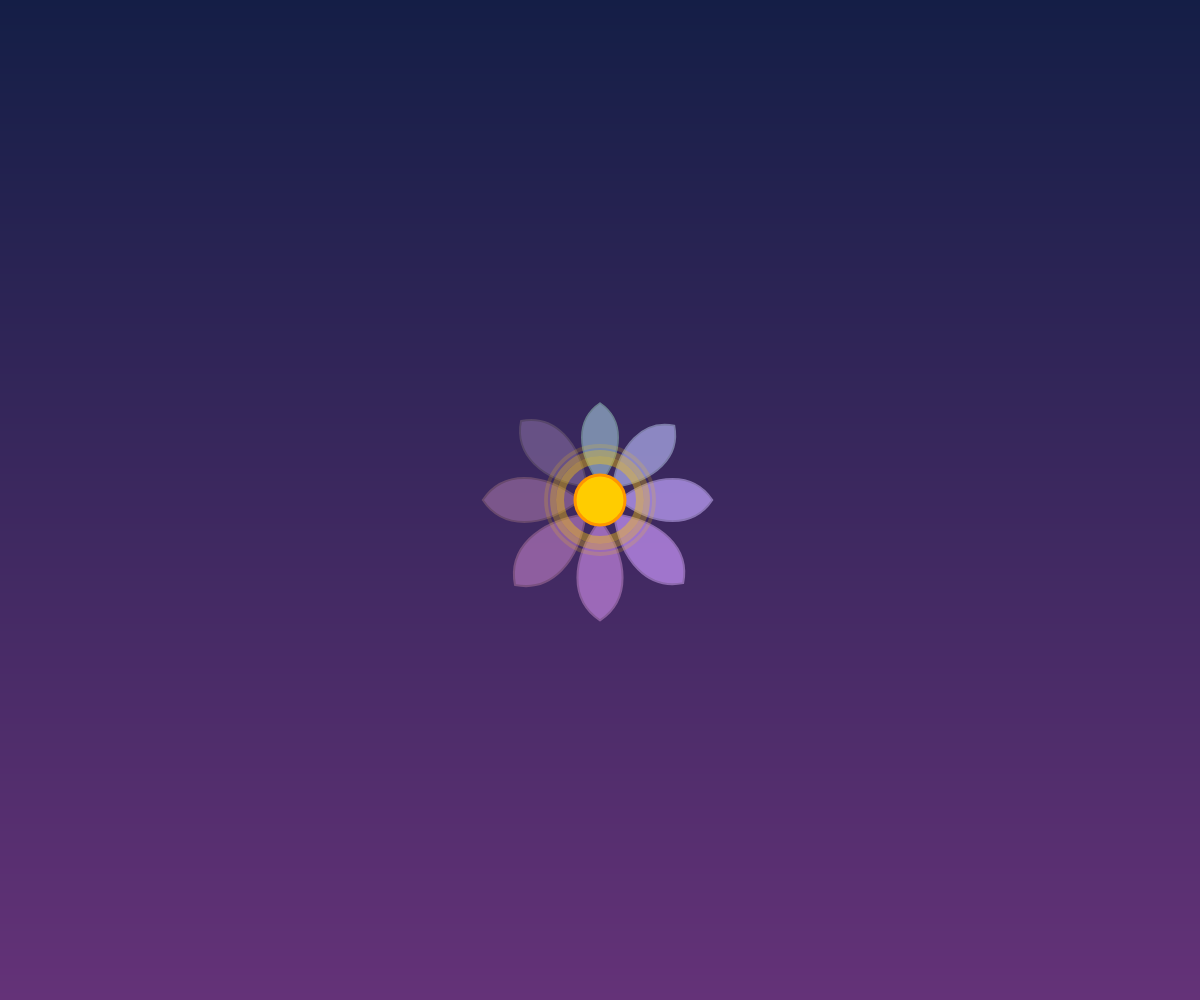
Frame 1 (no input)
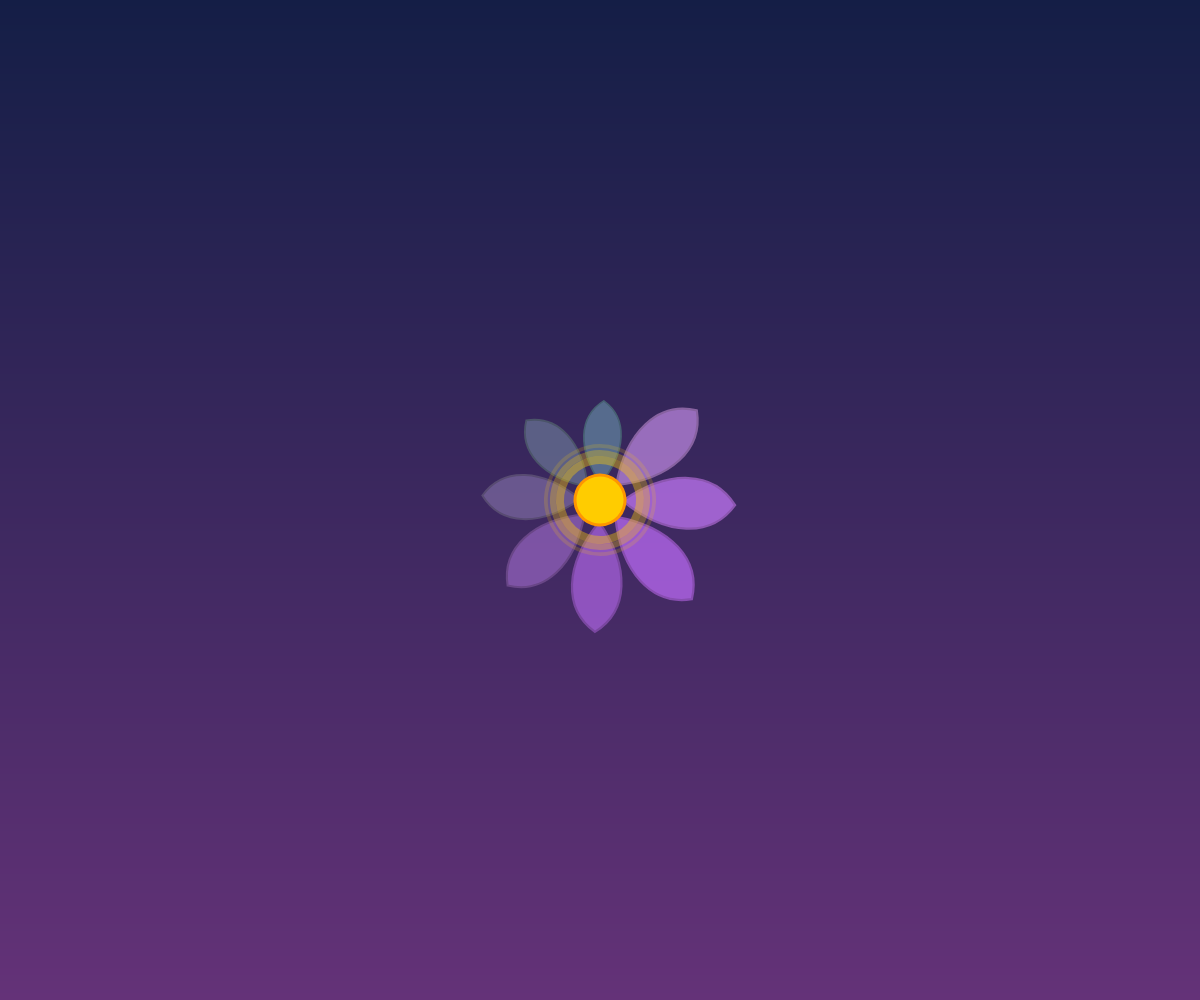
Frame 60 (no input)
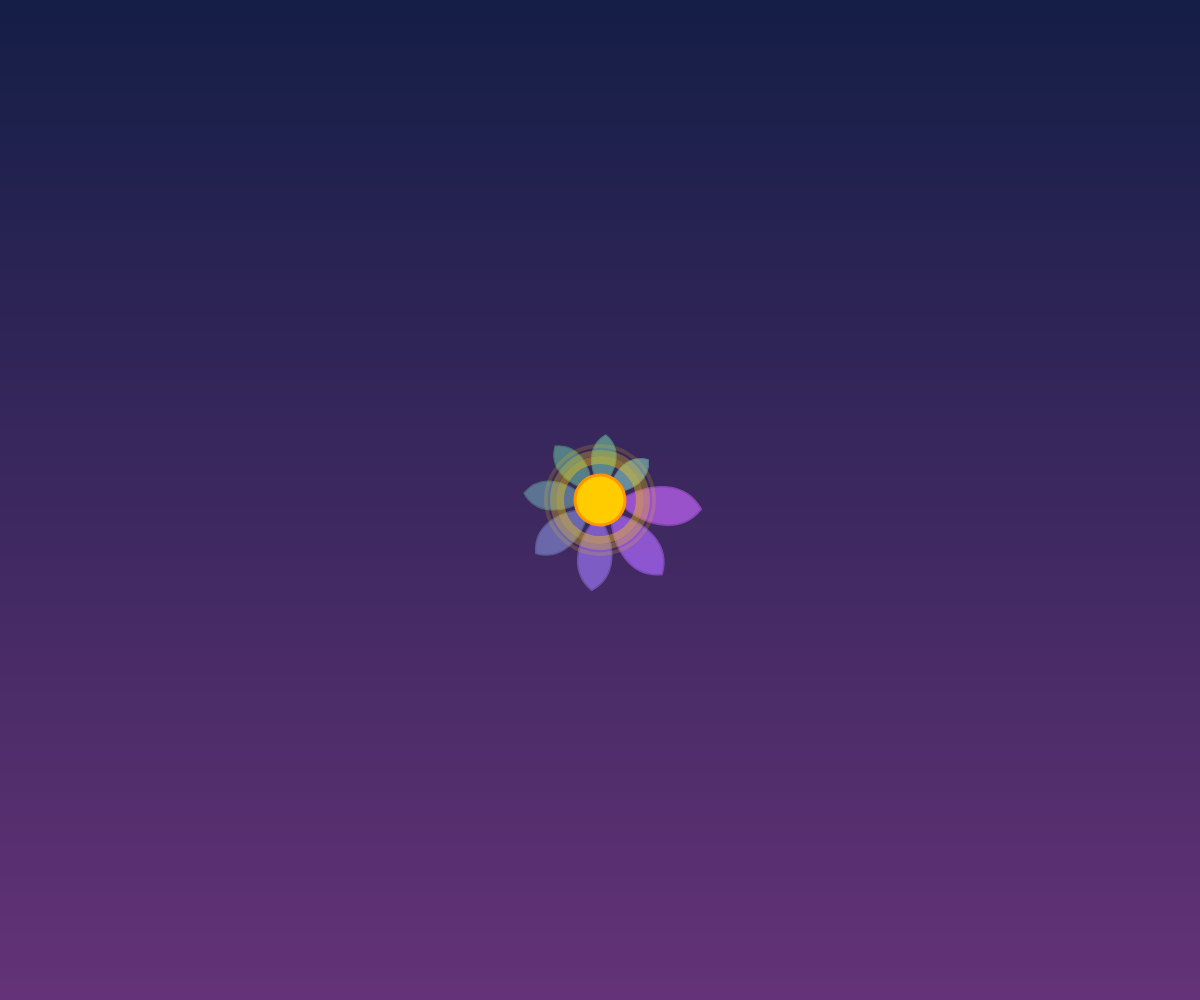
Frame 120 (the mouse pressed at the canvas centre since frame 60)

The p5.js sketch that drew these frames (run headless with seeded random() and noise() and a simulated clock; from frame 60 on, the mouse is pressed at the canvas centre):

// p5.js sketch
// ── sketch.js
let angleOffset = 0; 
 
function setup() { 
  createCanvas(windowWidth, windowHeight); 
  angleMode(DEGREES); 
  strokeWeight(2);
} 
 
function draw() { 
  drawBackgroundGradient();
  
  translate(width / 2, height / 2); 
 
  // Pulsing scale with a bit of easing
  let pulse = map(sin(frameCount * 2), -1, 1, 0.85, 1.15);
 
  // Draw animated petals with rotation, scaling, and color shifts
  for (let i = 0; i < 8; i++) { 
    push(); 
    rotate(i * 45 + angleOffset); 
    scale(pulse * (0.8 + 0.2 * sin(frameCount + i * 20))); 
    
    // Dynamic petal color cycling
    let r = map(sin(frameCount + i * 30), -1, 1, 100, 200);
    let g = map(cos(frameCount * 1.5 + i * 25), -1, 1, 100, 180);
    let b = map(sin(frameCount * 0.5 + i * 40), -1, 1, 150, 255);
    fill(r, g, b, 180);
    stroke(r * 0.7, g * 0.7, b * 0.7);
    
    drawPetal();
    pop(); 
  } 
 
  // Rotating center with glow effect
  push(); 
  rotate(-angleOffset * 1.5);
  
  // Glow layers
  noFill();
  for (let r = 40; r <= 60; r += 7) {
    stroke(255, 204, 0, map(r, 40, 60, 100, 20));
    strokeWeight(map(r, 40, 60, 8, 2));
    ellipse(0, 0, r * 2);
  }
  
  // Core circle
  fill(255, 204, 0);
  stroke(255, 150, 0);
  strokeWeight(3);
  ellipse(0, 0, 50, 50);
  
  pop(); 
 
  angleOffset += 0.8; 
} 
 
function drawPetal() { 
  beginShape(); 
  vertex(0, -20); 
  bezierVertex(30, -60, 30, -100, 0, -120); 
  bezierVertex(-30, -100, -30, -60, 0, -20); 
  endShape(CLOSE); 
} 
 
function drawBackgroundGradient() {
  // Vertical gradient from dark blue to soft purple
  for (let y = 0; y < height; y++) {
    let inter = map(y, 0, height, 0, 1);
    let c = lerpColor(color(20, 30, 70), color(100, 50, 120), inter);
    stroke(c);
    line(0, y, width, y);
  }
}
